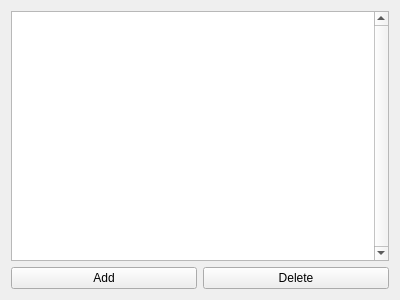
<?xml version="1.0" encoding="UTF-8"?>
<ui version="4.0">
 <class>resource_form</class>
 <widget class="QWidget" name="resource_form">
  <property name="geometry">
   <rect>
    <x>0</x>
    <y>0</y>
    <width>400</width>
    <height>300</height>
   </rect>
  </property>
  <layout class="QGridLayout" name="gridLayout">
   <item row="0" column="0">
    <widget class="QListView" name="resource_list">
     <property name="verticalScrollBarPolicy">
      <enum>Qt::ScrollBarAlwaysOn</enum>
     </property>
     <property name="selectionMode">
      <enum>QAbstractItemView::ExtendedSelection</enum>
     </property>
     <property name="modelColumn">
      <number>0</number>
     </property>
    </widget>
   </item>
   <item row="1" column="0">
    <layout class="QHBoxLayout" name="control_buttons_layout">
     <item>
      <widget class="QPushButton" name="add_button">
       <property name="text">
        <string>Add</string>
       </property>
      </widget>
     </item>
     <item>
      <widget class="QPushButton" name="delete_button">
       <property name="text">
        <string>Delete</string>
       </property>
      </widget>
     </item>
    </layout>
   </item>
  </layout>
 </widget>
 <resources/>
 <connections>
  <connection>
   <sender>add_button</sender>
   <signal>clicked()</signal>
   <receiver>resource_form</receiver>
   <slot>add_resource()</slot>
   <hints>
    <hint type="sourcelabel">
     <x>103</x>
     <y>278</y>
    </hint>
    <hint type="destinationlabel">
     <x>199</x>
     <y>149</y>
    </hint>
   </hints>
  </connection>
  <connection>
   <sender>delete_button</sender>
   <signal>clicked()</signal>
   <receiver>resource_form</receiver>
   <slot>remove_resources()</slot>
   <hints>
    <hint type="sourcelabel">
     <x>296</x>
     <y>278</y>
    </hint>
    <hint type="destinationlabel">
     <x>199</x>
     <y>149</y>
    </hint>
   </hints>
  </connection>
 </connections>
 <slots>
  <slot>add_resource()</slot>
  <slot>remove_resources()</slot>
 </slots>
</ui>
